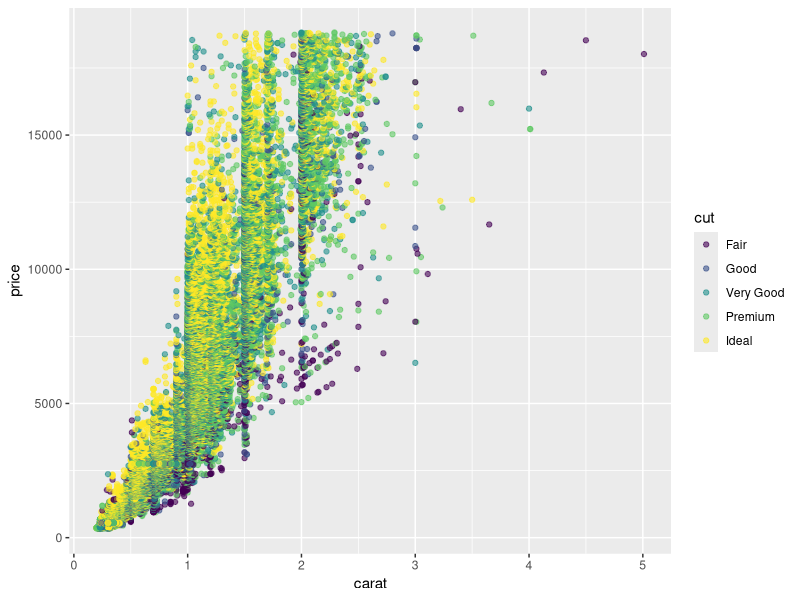
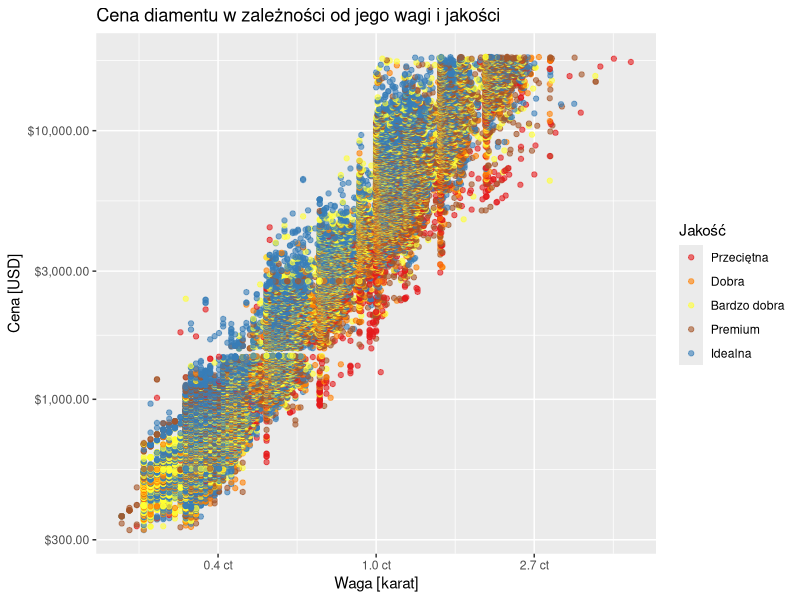
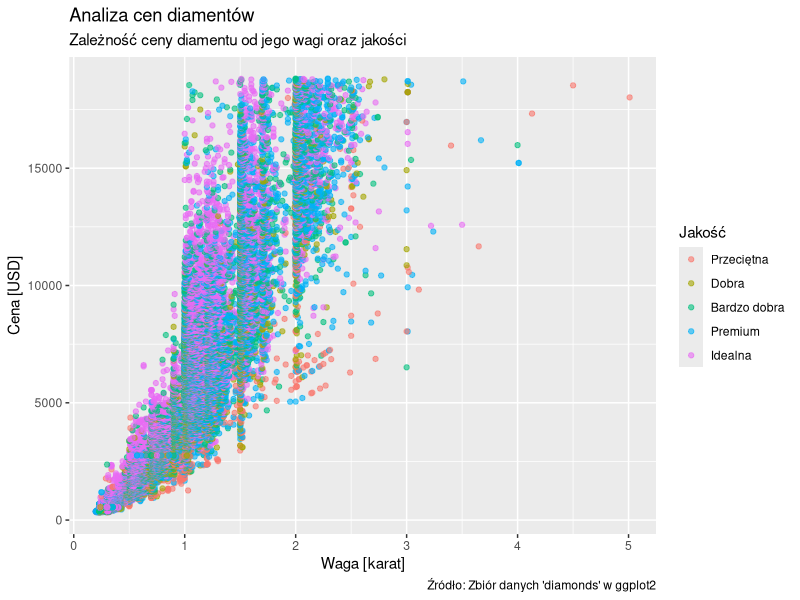
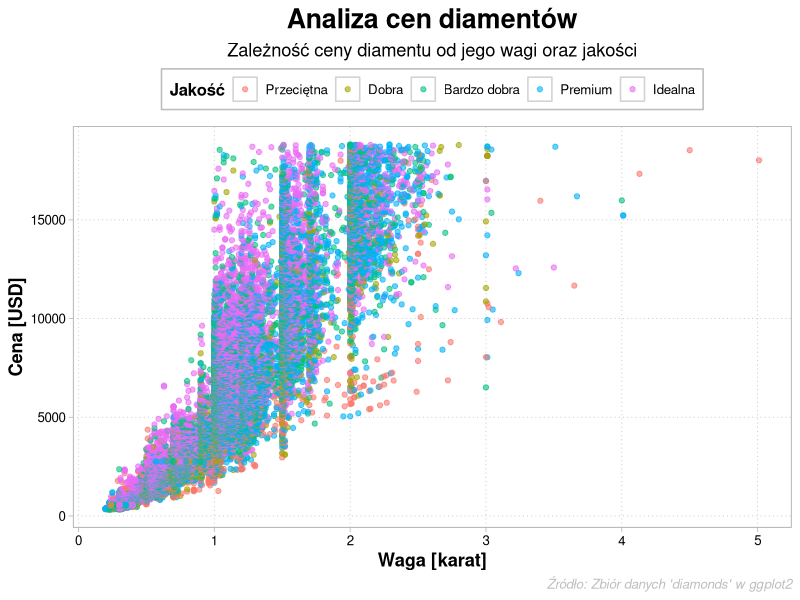
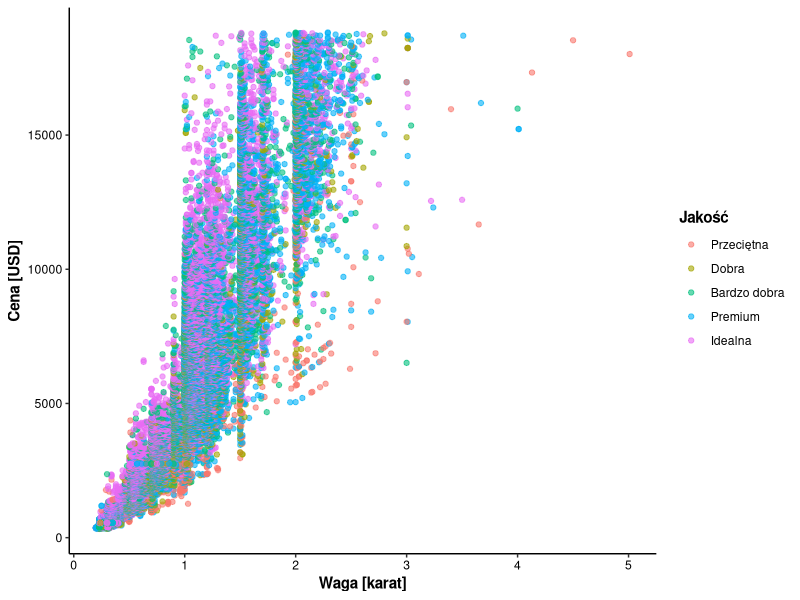
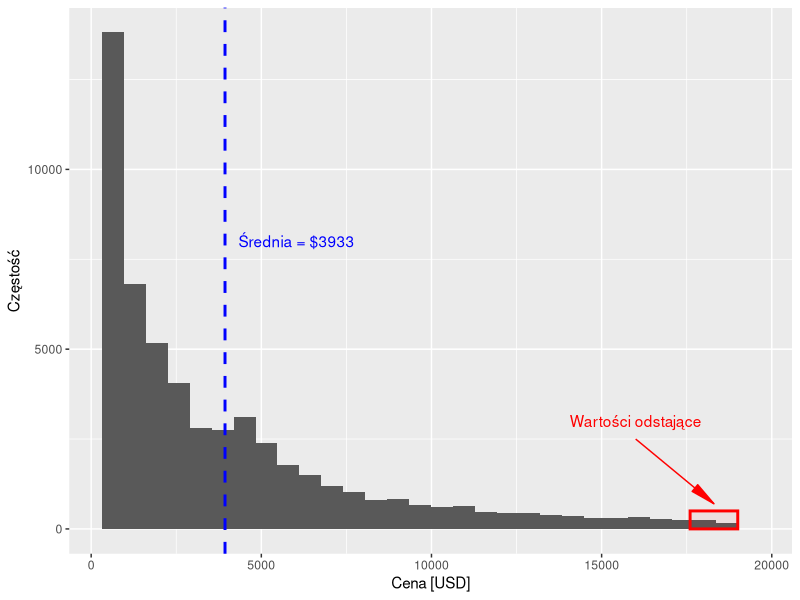
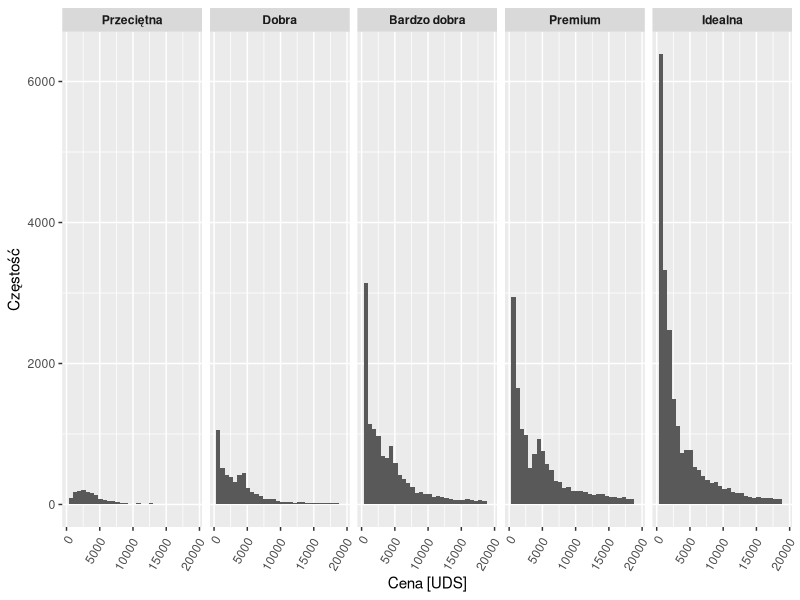

R code for these plots, in order:
## ---- chunk 1
library("ggplot2")
## ---- chunk 2
p1 = ggplot(diamonds, aes(x = carat, y = price, color = cut)) +
  geom_point(alpha = 0.6)
p1
## ---- chunk 3
#| warning: false

p1 +
  scale_x_continuous(
    name = "Waga [karat]",
    transform = "log",
    labels = scales::label_number(accuracy = 0.1, suffix = " ct")) +
  scale_y_continuous(
    name = "Cena [USD]",
    transform = "log10",
    breaks = c(300, 1000, 3000, 10000),
    labels = scales::label_dollar()) +
  scale_color_manual(
    name = "Jakość",
    values = c("Fair" = "#E41A1C", "Good" = "#FF7F00", "Very Good" = "#FFFF33",
               "Premium" = "#A65628", "Ideal" = "#377EB8"),
    labels = c("Przeciętna", "Dobra", "Bardzo dobra", "Premium", "Idealna")) +
  labs(title = "Cena diamentu w zależności od jego wagi i jakości")
## ---- chunk 4
p2 = p1 +
  labs(
    title = "Analiza cen diamentów",
    subtitle = "Zależność ceny diamentu od jego wagi oraz jakości",
    caption = "Źródło: Zbiór danych 'diamonds' w ggplot2") +
  xlab("Waga [karat]") +
  ylab("Cena [USD]") +
  scale_color_discrete(
    name = "Jakość",
    labels = c("Przeciętna", "Dobra", "Bardzo dobra", "Premium", "Idealna")
  )
p2
## ---- chunk 5
p2 +
  theme_light(base_size = 12) +
  theme(
    plot.title = element_text(face = "bold", size = rel(1.6), hjust = 0.5),
    plot.subtitle = element_text(size = rel(1.1), hjust = 0.5),
    plot.caption = element_text(face = "italic", color = "gray"),

    axis.title = element_text(face = "bold", size = rel(1.1)),
    axis.text = element_text(color = "black"),
    axis.text.x = element_text(angle = 0, hjust = 0.5),

    panel.grid.major = element_line(color = "gray", linetype = "dotted"),
    panel.grid.minor = element_blank(),
    panel.background = element_rect(fill = "white", color = "lightgray"),

    legend.position = "top",
    legend.title = element_text(face = "bold"),
    legend.background = element_rect(fill = "white", color = "grey", linetype = "solid")
  )
## ---- chunk 6
motyw = function() {
  theme_bw() +
    theme(
      panel.border = element_blank(),
      panel.grid.major = element_blank(),
      panel.grid.minor = element_blank(),
      axis.text = element_text(color = "black"),
      axis.line = element_line(colour = "black", linewidth = 0.5),
      axis.title = element_text(face = "bold"),
      strip.background = element_rect(fill = NA, colour = NA),
      legend.title = element_text(face = "bold")
    )
}
## ---- chunk 7
#| fig-cap: "[Rycina] Analiza cen diamentów. Zależność ceny diamentu od jego wagi oraz jakości."

p1 +
  xlab("Waga [karat]") +
  ylab("Cena [USD]") +
  scale_color_discrete(
    name = "Jakość",
    labels = c("Przeciętna", "Dobra", "Bardzo dobra", "Premium", "Idealna")
  ) +
  motyw()
## ---- chunk 8
sr = round(mean(diamonds$price))

ggplot(diamonds, aes(x = price)) +
  geom_histogram(bins = 30) +
  geom_vline(xintercept = sr, color = "blue", linetype = "dashed", linewidth = 1) +
  annotate("text", x = sr + 2100, y = 8000, label = paste0("Średnia = $", sr), 
           color = "blue") +
  annotate("rect", xmin = 17600, xmax = 19000, ymin = 0, ymax = 500,
           color = "red", fill = "#FF00000D", linewidth = 1) +
  annotate("text", x = 16000, y = 3000, label = "Wartości odstające", color = "red") +
  annotate("segment", x = 16000, xend = 18300, y = 2500, yend = 700, color = "red",
           arrow = arrow(angle = 10, type = "closed")) +
  xlab("Cena [USD]") +
  ylab("Częstość")
## ---- chunk 9
#| fig-height: 3

cut_labels = c("Przeciętna", "Dobra", "Bardzo dobra", "Premium", "Idealna")
names(cut_labels) = levels(diamonds$cut)

ggplot(diamonds, aes(x = price)) +
  geom_histogram(bins = 30) +
  facet_grid(cols = vars(cut), labeller = labeller(cut = cut_labels)) +
  labs(x = "Cena [UDS]", y = "Częstość") +
  theme(
    strip.text = element_text(face = "bold"),
    axis.text.x = element_text(angle = 60, vjust = 1, hjust = 1.1)
  )
## ---- chunk 10
set.seed(123)
smp = sample(nrow(diamonds), 5000)

p3 = ggplot(diamonds[smp, ], aes(x = carat, y = price, color = cut)) +
  geom_point(alpha = 0.6, size = 2, show.legend = FALSE) +
  scale_y_log10() +
  labs(title = "{closest_state}") +
  xlab("Waga [karat]") +
  ylab("Cena [USD]") +
  theme_minimal() +
  theme(
    plot.title = element_text(face = "bold", size = rel(1.6), hjust = 0.5)
  )
## ---- chunk 11
#| message: false
#| fig-width: 5
#| fig-height: 3

library("gganimate")

anim = p3 +
  transition_states(states = cut, transition_length = 1, state_length = 2) +
  ease_aes("sine-in-out") +
  enter_fade() +
  exit_fade()
anim
